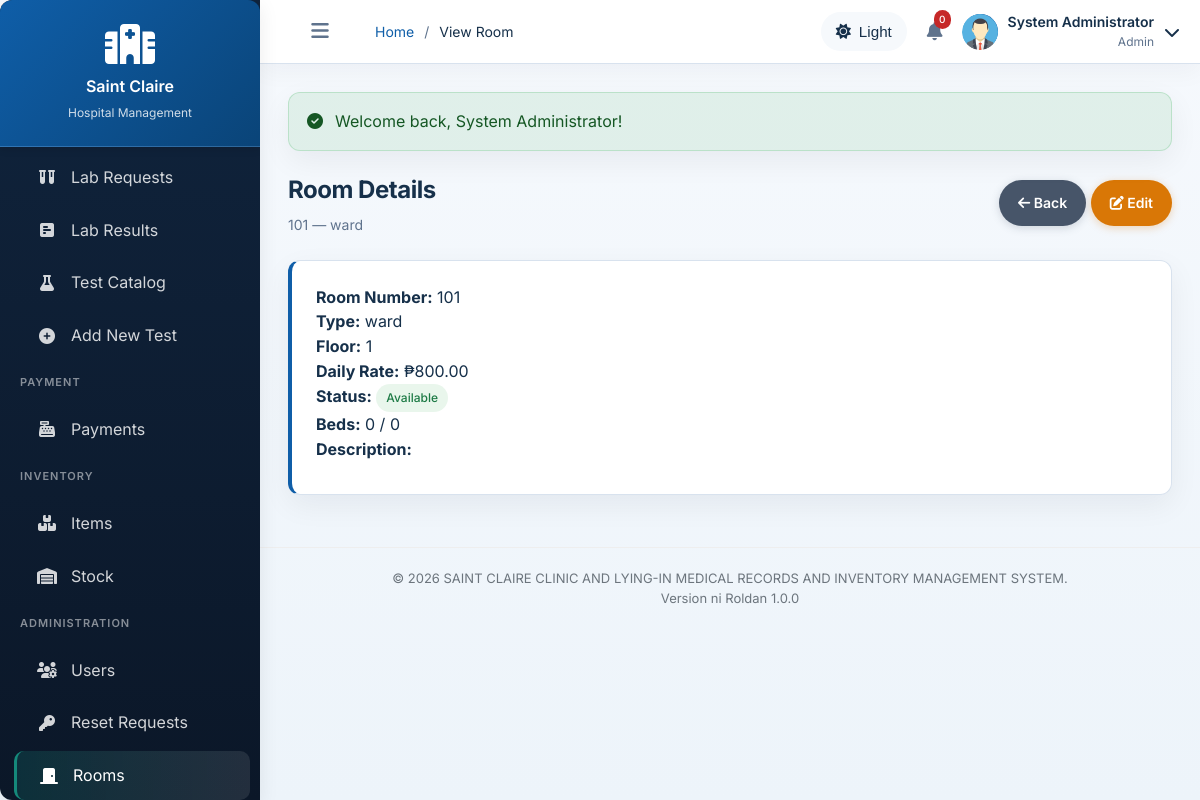
Page /modules/admin/rooms-view.php?id=1 (signed in) on the committed database.
### tables this page shows
CREATE TABLE rooms (
    id INT AUTO_INCREMENT PRIMARY KEY,
    room_number VARCHAR(20) UNIQUE NOT NULL,
    room_type ENUM('ward', 'private', 'semi-private', 'icu', 'delivery', 'operating') NOT NULL,
    floor INT,
    capacity INT DEFAULT 2,
    daily_rate DECIMAL(10,2),
    facilities TEXT,
    status ENUM('available', 'occupied', 'maintenance', 'reserved') DEFAULT 'available',
    created_at TIMESTAMP DEFAULT CURRENT_TIMESTAMP
);

### modules/admin/rooms-view.php (the view, shortened to what this page needs)
<?php
require_once __DIR__ . '/../../config/config.php';
$conn = getDBConnection();
$roomId = isset($_GET['id']) ? (int)$_GET['id'] : 0;
$res = $conn->query("SELECT * FROM rooms WHERE id = $roomId");
$room = $res->fetch_assoc();
$bedsInfo = null;
$tbl = $conn->query("SHOW TABLES LIKE 'beds'");
if ($tbl && $tbl->num_rows > 0) {
    $bRes = $conn->query("SELECT COUNT(*) AS total_beds, SUM(CASE WHEN status = 'occupied' THEN 1 ELSE 0 END) AS occupied_beds FROM beds WHERE room_id = $roomId");
    if ($bRes) $bedsInfo = $bRes->fetch_assoc();
}
include __DIR__ . '/../../includes/header.php';
?>
<div class="page-header">
    <div>
        <h1 class="page-title">Room Details</h1>
        <p class="page-subtitle"><?php echo htmlspecialchars($room['room_number'] ?? ''); ?> — <?php echo htmlspecialchars($room['room_type'] ?? ''); ?></p>
    </div>
    <div>
        <a href="rooms.php" class="btn btn-secondary"><i class="fas fa-arrow-left"></i> Back</a>
        <a href="rooms-edit.php?id=<?php echo $roomId; ?>" class="btn btn-warning"><i class="fas fa-edit"></i> Edit</a>
    </div>
</div>
<div class="card">
    <div class="card-body">
        <div class="detail-row"><strong>Room Number:</strong> <?php echo htmlspecialchars($room['room_number'] ?? ''); ?></div>
        <div class="detail-row"><strong>Type:</strong> <?php echo htmlspecialchars($room['room_type'] ?? ''); ?></div>
        <div class="detail-row"><strong>Floor:</strong> <?php echo htmlspecialchars($room['floor'] ?? '—'); ?></div>
        <div class="detail-row"><strong>Daily Rate:</strong> <?php echo formatCurrency($room['daily_rate'] ?? 0); ?></div>
        <div class="detail-row"><strong>Status:</strong> <?php echo getStatusBadge($room['status'] ?? 'available'); ?></div>
        <div class="detail-row"><strong>Beds:</strong>
            <?php
                if ($bedsInfo === null) {
                    echo '—';
                } else {
                    $total = $bedsInfo['total_beds'] ?? 0;
                    $occ = $bedsInfo['occupied_beds'] ?? 0;
                    echo $occ . ' / ' . $total;
                }
            ?>
        </div>
        <div class="detail-row"><strong>Description:</strong>
        </div>
    </div>
</div>
<?php include __DIR__ . '/../../includes/footer.php'; ?>

### config/config.php (shortened to what this page needs)
<?php
function formatCurrency($amount) {
    return '₱' . number_format($amount, 2);
}
function getStatusBadge($status) {
    $badges = [
        'active' => 'success',
        'inactive' => 'secondary',
        'pending' => 'warning',
        'completed' => 'success',
        'cancelled' => 'danger',
        'waiting' => 'info',
        'in-progress' => 'primary',
        'admitted' => 'primary',
        'discharged' => 'success',
        'paid' => 'success',
        'partial' => 'warning',
        'available' => 'success',
        'occupied' => 'danger',
        'maintenance' => 'warning',
        'ready-for-discharge' => 'warning'
    ];
    $badgeClass = isset($badges[$status]) ? $badges[$status] : 'secondary';
    $label = ucfirst(str_replace('-', ' ', $status));
    return '<span class="badge badge-' . $badgeClass . '">' . $label . '</span>';
}
?>

### assets/css/style.css (style rules this page uses)
:root { --primary-color: #0f5ea8; --primary-dark: #0a4478; --primary-light: #eaf4ff; --accent-color: #15897b; --accent-soft: #e8f7f4; --secondary-color: #5f738d; --success-color: #1d7a45; --info-color: #0f766e; --warning-color: #b76a00; --danger-color: #c62828; --light-color: #f5f8fc; --dark-color: #12233b; --surface-color: #ffffff; --surface-muted: #f6f9fc; --border-color: #d8e2ee; --text-color: #16304a; --text-muted: #5f738d; --sidebar-width: 260px; --sidebar-collapsed: 76px; --header-height: 70px; --border-radius: 12px; --box-shadow: 0 10px 30px rgba(15, 23, 42, 0.06); --box-shadow-lg: 0 20px 45px rgba(15, 23, 42, 0.12); --elevated-shadow: 0 25px 80px rgba(0, 0, 0, 0.4); --bg-blur: 6px; --bg-dim: 0.32; --transition: 180ms ease; }
* { margin: 0; padding: 0; box-sizing: border-box; }
body { font-family: 'Inter', 'Segoe UI', Tahoma, Geneva, Verdana, sans-serif; background: linear-gradient(180deg, rgba(246, 249, 253, 1) 0%, rgba(237, 244, 250, 1) 100%); color: var(--text-color); line-height: 1.55; font-size: 15px; transition: background 180ms ease, color 180ms ease; }
.page-enter .content, .page-enter .stats-card, .page-enter .chart-card, .page-enter .card { opacity: 0; transform: translateY(24px) scale(0.985); }
.page-enter-ready .stats-card, .page-enter-ready .chart-card, .page-enter-ready .card { opacity: 1; transform: translateY(0) scale(1); transition: opacity 900ms cubic-bezier(0.16, 1, 0.3, 1) 430ms, transform 900ms cubic-bezier(0.16, 1, 0.3, 1) 430ms; }
.page-enter-ready .card:nth-child(3n) { transition-delay: 520ms; }
a { color: inherit; }
.btn { --btn-bg: #e5eaf2; --btn-color: var(--dark-color); --btn-hover: #dfe6f0; display: inline-block; padding: 11px 18px; font-size: 14px; font-weight: 600; text-align: center; text-decoration: none; border: 1px solid transparent; border-radius: 999px; cursor: pointer; transition: background-color var(--transition), transform var(--transition), box-shadow var(--transition), border-color var(--transition); background-color: var(--btn-bg); color: var(--btn-color); box-shadow: 0 4px 12px rgba(15, 23, 42, 0.06); }
.btn-warning { --btn-bg: #d97706; --btn-hover: #b45309; --btn-color: #fff; box-shadow: 0 2px 8px rgba(217, 119, 6, 0.28); }
.btn-secondary { --btn-bg: #475569; --btn-hover: #334155; --btn-color: #fff; box-shadow: 0 2px 8px rgba(71, 85, 105, 0.22); }
:root { --sidebar-header-height: 120px; --sidebar-header-height-collapsed: 80px; }
.page-header { display: flex; justify-content: space-between; align-items: center; margin-bottom: 24px; }
.page-title { font-size: 28px; font-weight: 700; color: var(--text-color); letter-spacing: -0.02em; }
.page-subtitle { color: var(--text-muted); font-size: 14px; margin-top: 6px; }
.card { background: var(--surface-color); border: 1px solid var(--border-color); border-left: 4px solid var(--primary-color); border-radius: var(--border-radius); box-shadow: var(--box-shadow); margin-bottom: 24px; }
.card-body { padding: 24px; }
.badge { display: inline-block; padding: 5px 10px; border-radius: 20px; font-size: 12px; font-weight: 500; }
.badge-success { background: rgba(40, 167, 69, 0.1); color: var(--success-color); }
:root { --fs-xxs: clamp(0.75rem, 1vw, 0.85rem); --fs-xs: clamp(0.875rem, 1.2vw, 0.95rem); --fs-sm: clamp(1rem, 1.6vw, 1.05rem); --fs-base: clamp(1.05rem, 1.8vw, 1.125rem); --fs-lg: clamp(1.125rem, 2.2vw, 1.25rem); --fs-xl: clamp(1.25rem, 3vw, 1.5rem); }
html { font-size: 100%; }
body { font-size: var(--fs-base); -webkit-font-smoothing: antialiased; }
.btn, .menu-item, .toggle-sidebar { min-height: 44px; min-width: 80px; }
@media (min-width: 768px) { body { font-size: 1rem; } }
@media (min-width: 1024px) { :root { --sidebar-width: 260px; --header-height: 64px; } }
@media (min-width: 1024px) { .page-title { font-size: var(--fs-xl); } }

### rows in the picture
rooms: room_number "101", room_type "ward", floor "1", daily_rate "₱800.00", status "Available"

### other values in the picture
$pageTitle "View Room"
$notificationCount "0"
$_SESSION['user_name'] "System Administrator"
getActiveRole() "Admin"
$flash['message'] "Welcome back, System Administrator!"
$occ "0"
$total "0"
APP_VERSION "1.0.0"
